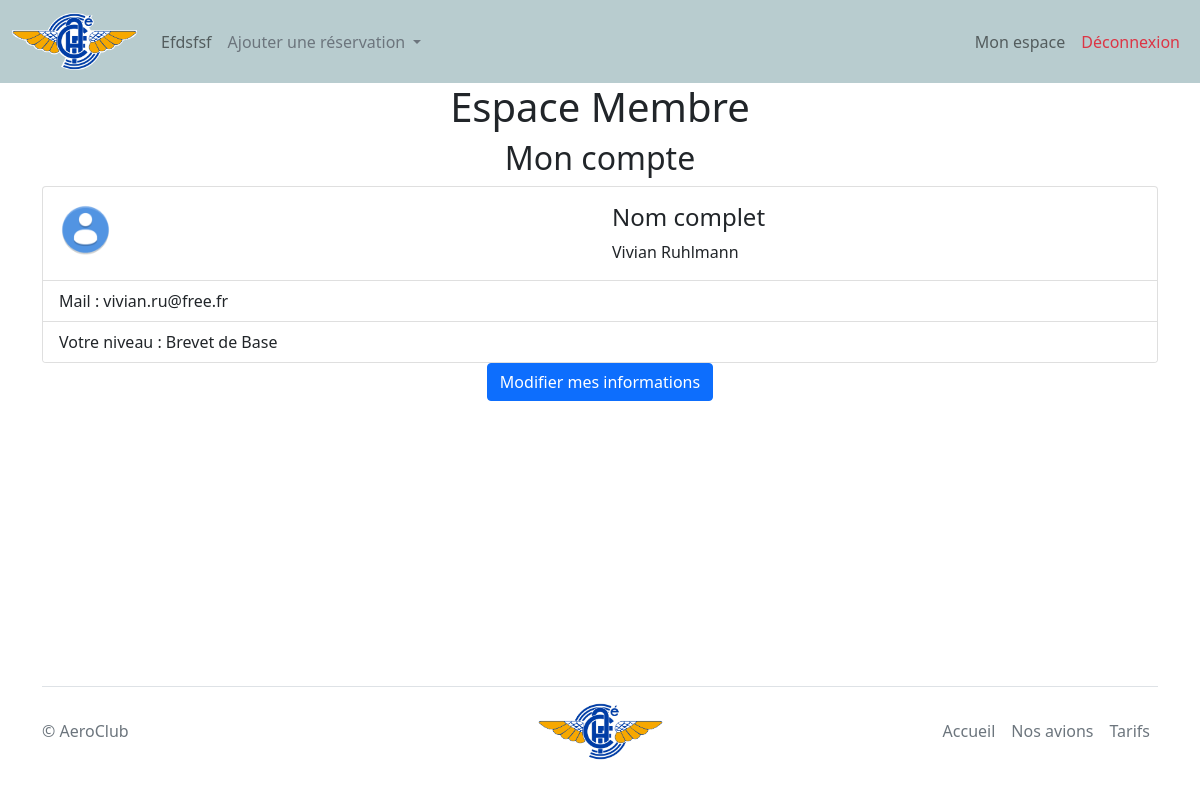
Screenshot of /member_account.php (signed in) with the database file from the repository.
### tables this page shows
CREATE TABLE `members` (
  `id` int(11) NOT NULL,
  `firstname` varchar(100) NOT NULL,
  `lastname` varchar(100) NOT NULL,
  `level` enum('Aucun Brevet','Brevet de Base','Licence Pilote d''Avion Léger','Brevet de Pilote Privé') NOT NULL DEFAULT 'Aucun Brevet',
  `mail` varchar(100) NOT NULL,
  `password` varchar(128) NOT NULL,
  `soloHours` int(11) NOT NULL DEFAULT '0',
  `trainingHours` int(11) NOT NULL DEFAULT '0',
  `signInDate` date NOT NULL DEFAULT '2020-01-01',
  `birthDate` date NOT NULL DEFAULT '2020-01-01',
  `additionalCost` int(11) NOT NULL,
  `payed` int(1) NOT NULL DEFAULT '0'
);

### member_account.php (the view, shortened to what this page needs)
<!DOCTYPE html>
<html lang="fr">
<head>
    <?php include 'utils/head.php'; ?>
</head>
<body class="d-flex flex-column h-100">
    <body class="d-flex flex-column h-100">
        <div class="wrapper">
            <?php include 'utils/header.php'; ?>
            <?php
            $bdd = getDatabaseConnection();
            $id = $_SESSION['user']['id'];
            $member = $bdd->query("SELECT * From members WHERE id = '$id' LIMIT 1")->fetch();
            ?>
            <div class="container">
                <h1 style="text-align: center;">Espace Membre</h1>
                <h2 style="text-align: center;">Mon compte</h2>
                <div class="card">
                    <div class="card-body">
                        <div class="row">
                            <div class="col">
                                <img style="width: 10%" src="Images/Profil%20Icon.png" alt="Card image cap">
                            </div>
                            <div class="col">
                                <h4 class="card-title">Nom complet</h4>
                                <p class="card-text"><?= $member['firstname'] . ' ' . $member['lastname'] ?></p>
                            </div>
                        </div>
                    </div>
                    <ul class="list-group list-group-flush">
                        <li class="list-group-item">Mail : <?= $member['mail'] ?></li>
                        <li class="list-group-item">Votre niveau : <?= $member['level'] ?></li>
                    </ul>
                </div>
            </div>
        </div>
        <div style="text-align: center">
            <a class="btn btn-primary" href="actions/updateInfo.php">Modifier mes informations</a>
        </div>
        <?php include("utils/footer.php"); ?>
    </body>
</html>

### CSS/parallax.css (style rules this page uses)
body, html { height: 100%; margin: 0; padding: 0; }

### rows the page displays
members: firstname "Vivian", lastname "Ruhlmann", mail "vivian.ru@free.fr", level "Brevet de Base"
